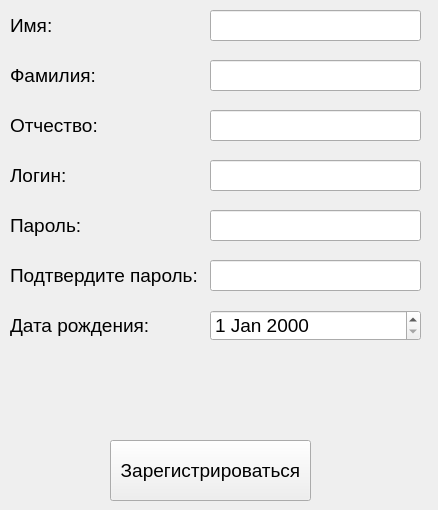
<?xml version="1.0" encoding="UTF-8"?>
<ui version="4.0">
 <class>Form</class>
 <widget class="QWidget" name="Form">
  <property name="geometry">
   <rect>
    <x>0</x>
    <y>0</y>
    <width>438</width>
    <height>510</height>
   </rect>
  </property>
  <property name="windowTitle">
   <string>Form</string>
  </property>
  <widget class="QLineEdit" name="patronymic_value">
   <property name="geometry">
    <rect>
     <x>210</x>
     <y>110</y>
     <width>211</width>
     <height>31</height>
    </rect>
   </property>
   <property name="inputMask">
    <string/>
   </property>
   <property name="text">
    <string/>
   </property>
  </widget>
  <widget class="QLabel" name="surname">
   <property name="geometry">
    <rect>
     <x>10</x>
     <y>60</y>
     <width>101</width>
     <height>31</height>
    </rect>
   </property>
   <property name="font">
    <font>
     <pointsize>14</pointsize>
    </font>
   </property>
   <property name="text">
    <string>Фамилия:</string>
   </property>
  </widget>
  <widget class="QLabel" name="name">
   <property name="geometry">
    <rect>
     <x>10</x>
     <y>10</y>
     <width>101</width>
     <height>31</height>
    </rect>
   </property>
   <property name="font">
    <font>
     <pointsize>14</pointsize>
    </font>
   </property>
   <property name="text">
    <string>Имя:</string>
   </property>
  </widget>
  <widget class="QLabel" name="password">
   <property name="geometry">
    <rect>
     <x>10</x>
     <y>210</y>
     <width>101</width>
     <height>31</height>
    </rect>
   </property>
   <property name="font">
    <font>
     <pointsize>14</pointsize>
    </font>
   </property>
   <property name="text">
    <string>Пароль: </string>
   </property>
  </widget>
  <widget class="QLineEdit" name="password_value">
   <property name="geometry">
    <rect>
     <x>210</x>
     <y>210</y>
     <width>211</width>
     <height>31</height>
    </rect>
   </property>
   <property name="inputMask">
    <string/>
   </property>
   <property name="text">
    <string/>
   </property>
  </widget>
  <widget class="QLabel" name="birth_date">
   <property name="geometry">
    <rect>
     <x>10</x>
     <y>310</y>
     <width>151</width>
     <height>31</height>
    </rect>
   </property>
   <property name="font">
    <font>
     <pointsize>14</pointsize>
    </font>
   </property>
   <property name="text">
    <string>Дата рождения: </string>
   </property>
  </widget>
  <widget class="QLineEdit" name="first_name">
   <property name="geometry">
    <rect>
     <x>210</x>
     <y>10</y>
     <width>211</width>
     <height>31</height>
    </rect>
   </property>
   <property name="inputMask">
    <string/>
   </property>
   <property name="text">
    <string/>
   </property>
  </widget>
  <widget class="QLabel" name="patronymic">
   <property name="geometry">
    <rect>
     <x>10</x>
     <y>110</y>
     <width>101</width>
     <height>31</height>
    </rect>
   </property>
   <property name="font">
    <font>
     <pointsize>14</pointsize>
    </font>
   </property>
   <property name="text">
    <string>Отчество:</string>
   </property>
  </widget>
  <widget class="QLineEdit" name="login_value">
   <property name="geometry">
    <rect>
     <x>210</x>
     <y>160</y>
     <width>211</width>
     <height>31</height>
    </rect>
   </property>
   <property name="inputMask">
    <string/>
   </property>
   <property name="text">
    <string/>
   </property>
  </widget>
  <widget class="QPushButton" name="register_2">
   <property name="geometry">
    <rect>
     <x>110</x>
     <y>440</y>
     <width>201</width>
     <height>61</height>
    </rect>
   </property>
   <property name="font">
    <font>
     <pointsize>14</pointsize>
    </font>
   </property>
   <property name="cursor">
    <cursorShape>PointingHandCursor</cursorShape>
   </property>
   <property name="text">
    <string>Зарегистрироваться</string>
   </property>
  </widget>
  <widget class="QLineEdit" name="last_name">
   <property name="geometry">
    <rect>
     <x>210</x>
     <y>60</y>
     <width>211</width>
     <height>31</height>
    </rect>
   </property>
   <property name="inputMask">
    <string/>
   </property>
   <property name="text">
    <string/>
   </property>
  </widget>
  <widget class="QLabel" name="login">
   <property name="geometry">
    <rect>
     <x>10</x>
     <y>160</y>
     <width>101</width>
     <height>31</height>
    </rect>
   </property>
   <property name="font">
    <font>
     <pointsize>14</pointsize>
    </font>
   </property>
   <property name="text">
    <string>Логин: </string>
   </property>
  </widget>
  <widget class="QDateEdit" name="birthDate">
   <property name="geometry">
    <rect>
     <x>210</x>
     <y>310</y>
     <width>211</width>
     <height>31</height>
    </rect>
   </property>
   <property name="font">
    <font>
     <pointsize>14</pointsize>
    </font>
   </property>
   <property name="cursor">
    <cursorShape>ArrowCursor</cursorShape>
   </property>
   <property name="maximumDate">
    <date>
     <year>9999</year>
     <month>12</month>
     <day>31</day>
    </date>
   </property>
  </widget>
  <widget class="QLineEdit" name="password2">
   <property name="geometry">
    <rect>
     <x>210</x>
     <y>260</y>
     <width>211</width>
     <height>31</height>
    </rect>
   </property>
   <property name="inputMask">
    <string/>
   </property>
   <property name="text">
    <string/>
   </property>
  </widget>
  <widget class="QLabel" name="password_2">
   <property name="geometry">
    <rect>
     <x>10</x>
     <y>260</y>
     <width>191</width>
     <height>31</height>
    </rect>
   </property>
   <property name="font">
    <font>
     <pointsize>14</pointsize>
    </font>
   </property>
   <property name="text">
    <string>Подтвердите пароль: </string>
   </property>
  </widget>
  <widget class="QLabel" name="error">
   <property name="geometry">
    <rect>
     <x>10</x>
     <y>370</y>
     <width>421</width>
     <height>51</height>
    </rect>
   </property>
   <property name="font">
    <font>
     <pointsize>8</pointsize>
    </font>
   </property>
   <property name="text">
    <string/>
   </property>
   <property name="alignment">
    <set>Qt::AlignCenter</set>
   </property>
  </widget>
 </widget>
 <resources/>
 <connections/>
</ui>
